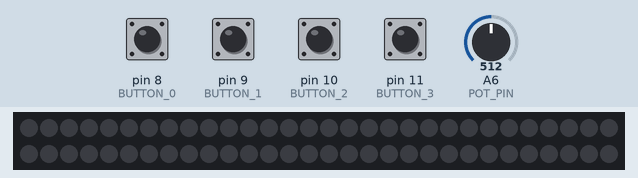
A sketch run on a simulated Arduino Nano, built with avr-gcc and run on an emulated ATmega328P. Parts: 60 RGB LEDs in strip order, left to right, continuing on the next row. Inputs (shaded band) come from the test bench; at power-on: pin 8 (BUTTON_0), pin 9 (BUTTON_1), pin 10 (BUTTON_2), pin 11 (BUTTON_3) LOW, A6 (POT_PIN) = 512. Dim RGB values are drawn brighter than linear.

Above: at 1.2 s.
1.3 s: pin 9 (BUTTON_1) pulled HIGH for 0.15 s
At 2.5 s:
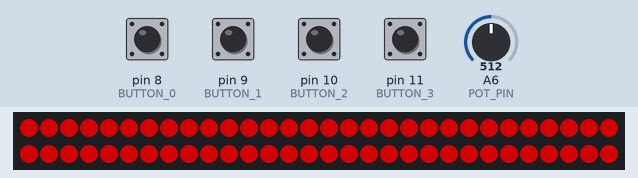
2.9 s: pin 10 (BUTTON_2) pulled HIGH for 0.15 s
At 3.8 s:
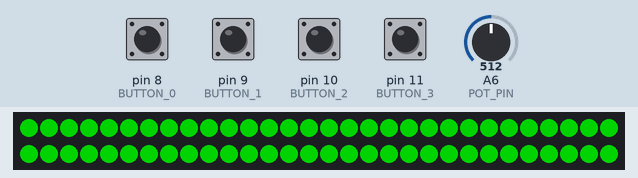
4.5 s: pin 11 (BUTTON_3) pulled HIGH for 0.15 s
At 5.0 s:
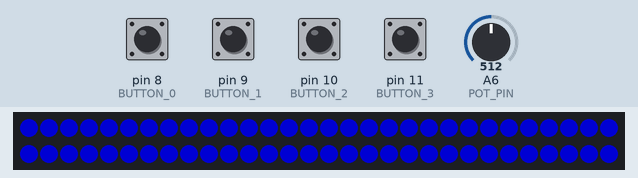
6.1 s: A6 (POT_PIN) set to 716
7.6 s: pin 9 (BUTTON_1) pulled HIGH for 1 s
At 8.6 s:
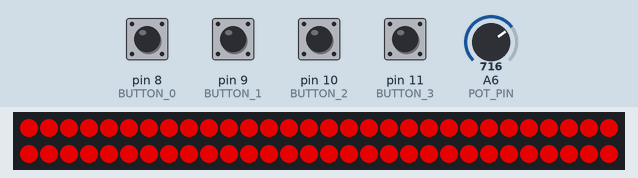
10.1 s: pin 10 (BUTTON_2) pulled HIGH for 1 s
At 10.5 s:
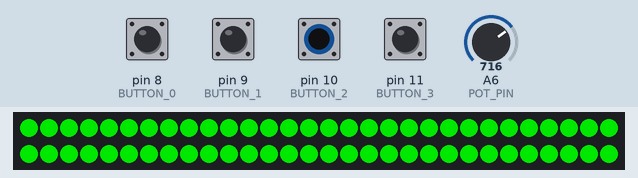
Timing chart, 0 to 13.1 s (numbered marks = the images above; inputs shaded):
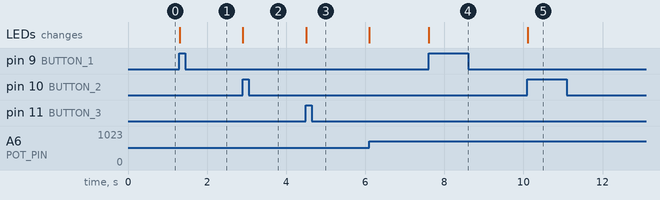

The sketch:

sketch_jun23a.ino
```cpp
#include <FastLED.h>

#define DATA_PIN 3
#define POT_PIN A6
#define LED_NUM 60
#define DEBOUNCE_TIME 150  //a usual pushbutton prell lasts 150 ms

//Aliasing the digital pins to custom names
#define BUTTON_0 8
#define BUTTON_1 9
#define BUTTON_2 10
#define BUTTON_3 11

//Aliasing the led strip effects to custom names
#define BLACK \
  CRGB { \
    0, 0, 0, \
  }
#define RED \
  CRGB { \
    255, 0, 0 \
  }
#define GREEN \
  CRGB { \
    0, 255, 0 \
  }
#define BLUE \
  CRGB { \
    0, 0, 255 \
  }


CRGB current_mode = NULL;
CRGB leds[LED_NUM];
uint8_t hue = 0;
uint8_t brightness = 0;


//PIN CHANGE INTERRUPT ON PCINT GROUP 0 TO DETERMINE WHICH BUTTON WAS PRESSED
ISR(PCINT0_vect) {
  static volatile unsigned long last_millis = 0;  //debouncing the button
  if ((millis() - last_millis) >= DEBOUNCE_TIME) {
    //current_mode = pin_number;
    if (digitalRead(BUTTON_0)) {
      //Serial.println("Button 0 was pressed!");
      current_mode = BLACK;
    } else if (digitalRead(BUTTON_1)) {
      //Serial.println("Button 1 was pressed");
      current_mode = RED;
    } else if (digitalRead(BUTTON_2)) {
      //Serial.println("Button 2 was pressed");
      current_mode = GREEN;
    } else if (digitalRead(BUTTON_3)) {
      //Serial.println("Button 3 was pressed");
      current_mode = BLUE;
    }
    last_millis = millis();  //save the last program time
  }
}

void set_color() {

  for (int i = 0; i < LED_NUM; i++) {
    leds[i] = current_mode;
  }
  FastLED.show();
}

void setup() {
  Serial.begin(9600);
  PCICR |= B00000001;   //activating the pin change interrupts for GROUP 0
  PCMSK0 |= B00001111;  //D8,D9,D10 and D11 pins can trigger an interrupt
  current_mode = BLACK; //setting the default lighting mode to black
  FastLED.addLeds<WS2811, DATA_PIN, GRB>(leds, LED_NUM);
  FastLED.setBrightness(50); //setting the default brightness for the led strip
}

void loop() {
  FastLED.setBrightness(map(analogRead(POT_PIN),0,1023,0,255));
  set_color();
}
```

Measured:
- after the input at 1.3 s, the LEDs: change at once (image 1)
- after the input at 2.9 s, the LEDs: change at once (image 2)
- after the input at 4.5 s, the LEDs: change at once (image 3)
- after the input at 7.6 s, the LEDs: change at once (image 4)
- after the input at 10.1 s, the LEDs: change at once (image 5)
